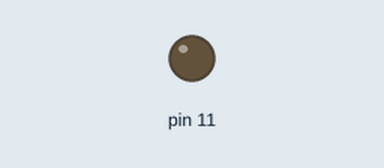
Recording of a sketch running on a simulated Arduino Uno, built with avr-gcc and run on an emulated ATmega328P. Parts: output pins drawn as LEDs (lit = HIGH).

Above: at 0.05 s.
Timing chart, 0 to 4.8 s (numbered marks = the images above):
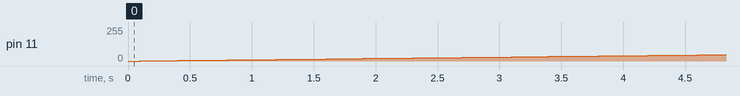

The sketch:

practice_ems3.ino
```cpp
void setup() {
  // put your setup code here, to run once:
  // analog
  pinMode(11, OUTPUT); // 아날로그 출력 범위는 0~255 (0V ~ 5V)
}

void loop() {
  // put your main code here, to run repeatedly:
  for(int i=0; i<=255; i++){
    analogWrite(11, i);
    delay(100);
  }

  analogWrite(11, 0);
  delay(2000);

  for(int i=255; 0<=i; i--){
    analogWrite(11, i);
    delay(100);
  }
}
```
